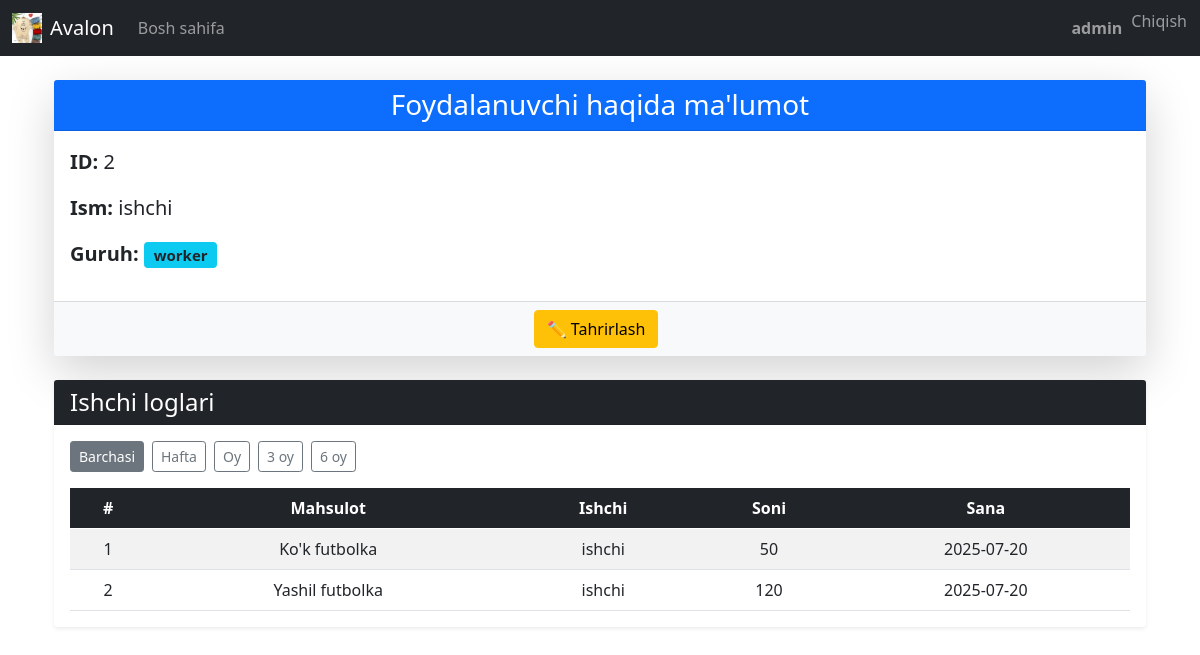
Screenshot of /user/2/ (signed in) with the database file from the repository.
### app/models.py (models this page shows, shortened)
class WorkerProductLog(models.Model):
    worker = models.ForeignKey(User, on_delete=models.CASCADE)
    product = models.ForeignKey(Product, on_delete=models.SET_NULL, null=True, blank=True)
    product_name = models.CharField(max_length=255)  # запасной текст, если продукт удалён
    quantity = models.PositiveIntegerField()
    date = models.DateField(auto_now_add=True)

class Product(models.Model):
    UNIT_CHOICES = [
        ('pcs', 'шт.'),
        ('kg', 'кг'),
    ]
    name = models.CharField(max_length=255, unique=True)
    price_per_unit = models.DecimalField(max_digits=10, decimal_places=2, default=0)
    quantity = models.DecimalField(max_digits=10, decimal_places=2, default=0)
    unit = models.CharField(max_length=10, choices=UNIT_CHOICES, default='pcs')  # <-- добавлено
    is_active = models.BooleanField(default=True)
    image = models.ImageField(upload_to='products/', blank=True, null=True)
    created_at = models.DateTimeField(auto_now_add=True)

### app/views.py (the view)
# urls.py: path('user/<int:pk>/', views.view_user, name='view_user'),
@login_required
def view_user(request, pk):
    user_obj = get_object_or_404(User, pk=pk)
    group = user_obj.groups.first()
    if request.user.is_superuser:
        pass
    elif request.user.groups.filter(name='admin').exists():
        if user_obj.is_superuser or (group and group.name == 'admin'):
            raise PermissionDenied
    else:
        raise PermissionDenied
    recent_logs = []
    if group and group.name == 'worker':
        recent_logs = WorkerProductLog.objects.filter(worker=user_obj)
        period = request.GET.get('period', 'all')
        current_time = now()
        if period == 'week':
            start_date = current_time - timedelta(weeks=1)
            recent_logs = recent_logs.filter(date__gte=start_date)
        elif period == 'month':
            start_date = current_time - timedelta(days=30)
            recent_logs = recent_logs.filter(date__gte=start_date)
        elif period == '3months':
            start_date = current_time - timedelta(days=90)
            recent_logs = recent_logs.filter(date__gte=start_date)
        elif period == '6months':
            start_date = current_time - timedelta(days=180)
            recent_logs = recent_logs.filter(date__gte=start_date)
        recent_logs = recent_logs.order_by('-date')
    return render(request, 'main/view_user.html', {
        'user_obj': user_obj,
        'group': group,
        'recent_logs': recent_logs,
        'selected_period': request.GET.get('period', 'all')
    })

### app/templates/main/view_user.html (shortened to what this page needs)
{% extends 'main/base.html' %}
{% block content %}
<div class="container mt-4">
    <div class="card shadow-lg border-0 rounded-4 mb-4">
        <div class="card-header bg-primary text-white text-center">
            <h3 class="mb-0">Foydalanuvchi haqida ma'lumot</h3>
        </div>
        <div class="card-body">
            <p class="fs-5"><strong>ID:</strong> {{ user_obj.id }}</p>
            <p class="fs-5"><strong>Ism:</strong> {{ user_obj.username }}</p>
            <p class="fs-5">
                <strong>Guruh:</strong>
                {% if group %}
                    <span class="badge bg-info text-dark">{{ group.name }}</span>
                {% else %}
                    <span class="badge bg-secondary">Guruhsiz</span>
                {% endif %}
            </p>
        </div>
        <div class="card-footer text-center bg-light">
            <a href="{% url 'edit_user' user_obj.id %}" class="btn btn-warning me-2">
                ✏ Tahrirlash
            </a>
        </div>
    </div>
    {% if recent_logs %}
<div class="card shadow-sm border-0 rounded-4 mt-4">
    <div class="card-header bg-dark text-white d-flex justify-content-between align-items-center">
        <h4 class="mb-0">Ishchi loglari</h4>
    </div>
    <div class="card-body">
        <div class="mb-3 d-flex flex-wrap gap-2">
            <a href="?period=all" class="btn btn-outline-secondary btn-sm {% if selected_period == 'all' %}active{% endif %}">Barchasi</a>
            <a href="?period=week" class="btn btn-outline-secondary btn-sm {% if selected_period == 'week' %}active{% endif %}">Hafta</a>
            <a href="?period=month" class="btn btn-outline-secondary btn-sm {% if selected_period == 'month' %}active{% endif %}">Oy</a>
            <a href="?period=3months" class="btn btn-outline-secondary btn-sm {% if selected_period == '3months' %}active{% endif %}">3 oy</a>
            <a href="?period=6months" class="btn btn-outline-secondary btn-sm {% if selected_period == '6months' %}active{% endif %}">6 oy</a>
        </div>
        <div class="table-responsive">
            <table class="table table-striped table-hover align-middle mb-0 text-center">
                <thead class="table-dark">
                    <tr>
                        <th>#</th>
                        <th>Mahsulot</th>
                        <th>Ishchi</th>
                        <th>Soni</th>
                        <th>Sana</th>
                    </tr>
                </thead>
                <tbody>
                    {% for log in recent_logs %}
                    <tr>
                        <td>{{ forloop.counter }}</td>
                        <td>{{ log.product.name|default:log.product_name }}</td>
                        <td>{{ log.worker.username }}</td>
                        <td>{{ log.quantity }}</td>
                        <td>{{ log.date|date:"Y-m-d" }}</td>
                    </tr>
                    {% empty %}
                    <tr>
                        <td colspan="5" class="text-muted">Tanlangan davr uchun hech qanday loglar yo'q</td>
                    </tr>
                    {% endfor %}
                </tbody>
            </table>
        </div>
    </div>
</div>
{% endif %}
</div>
{% endblock %}

### app/templates/main/base.html (shortened to what this page needs)
<!DOCTYPE html>
<html lang="en">
<head>
    <link href="https://cdn.jsdelivr.net/npm/bootstrap@5.0.2/dist/css/bootstrap.min.css"
          rel="stylesheet"
>
</head>
<body>
<nav class="navbar navbar-expand-lg navbar-dark bg-dark">
    <div class="container-fluid">
        <a href="/home" class="navbar-brand d-flex align-items-center">
            <img src="/media/def/main_img.jpg" alt="Logo" height="30" class="me-2">
            Avalon
        </a>
        <div class="collapse navbar-collapse" id="navbarContent">
            <ul class="navbar-nav me-auto mb-2 mb-lg-0">
                <li class="nav-item">
                    <a href="/home" class="nav-link">Bosh sahifa</a>
                </li>
            </ul>
            <ul class="navbar-nav ms-auto mb-2 mb-lg-0">
                {% if user.is_authenticated %}
                <li class="nav-item d-flex align-items-center">
                    <span class="navbar-text me-2"><strong>{{ user.username }}</strong></span>
                </li>
                <li class="nav-item">
                    <form method="post" action="{% url 'logout' %}" class="m-0 p-0">
                        <button type="submit" class="btn btn-link nav-link p-0">
                            Chiqish
                        </button>
                    </form>
                </li>
                {% endif %}
            </ul>
        </div>
    </div>
</nav>
<div class="container mt-4">
    {% block content %}{% endblock %}
</div>
</body>
</html>

### app/templates/main/base.html (style rules this page uses)
.navbar-brand img { max-height: 30px; width: auto; }
.nav-link, .navbar-text { white-space: nowrap; }

### rows the page displays
WorkerProductLog: product.name "Ko'k futbolka", worker.username "ishchi", quantity "50", date "2025-07-20"
WorkerProductLog: product.name "Yashil futbolka", worker.username "ishchi", quantity "120", date "2025-07-20"

### other values shown
{{ user.username }} "admin"
{{ user_obj.id }} "2"
{{ user_obj.username }} "ishchi"
{{ group.name }} "worker"
